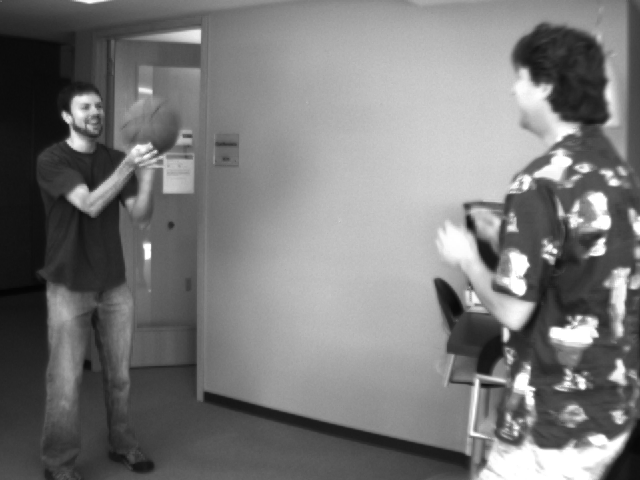
#> input picture Optical_Flow_chzy/basketball1.png, 640 x 480 px
$ python New_optical_flow_HS.py
#> lines starting #> are read from the running program, lines starting #| are printed output that depends on the picture
#> further down, image1 is the input picture: shape (480, 640); min 4, max 255, mean 120.3
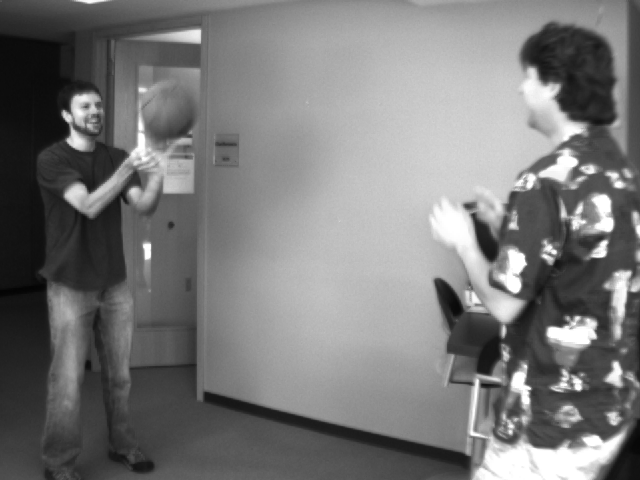
#> input picture Optical_Flow_chzy/basketball2.png, 640 x 480 px
#> further down, image2 is the input picture: shape (480, 640); min 4, max 255, mean 119.9
#> `img2_new = cv2.resize(image2, crop_size, interpolation = cv2.INTER_CUB..`:
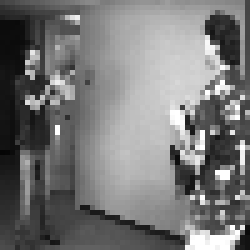
#> img2_new: shape (50, 50) (shown 5 times larger); min 5, max 255, mean 119.5
from scipy.signal import convolve2d
from pylab import *
import matplotlib.pyplot as plt
import cv2
import numpy as np
import scipy as sp
import scipy.sparse
from scipy.sparse.linalg import inv
from scipy.sparse.linalg import spsolve

#This is HS without iterations

# Function to return image and time derivatives Ix, Iy, It
def getGradients(Img1, Img2):

    n = len(Img1[0, :])  # width
#> n = 50
    m = len(Img1[:, 0])  # height
#> m = 50


    Gx = zeros((n,n))
    Gy = zeros((m,m))

    Gy[0, 0] = -1
    Gy[0, 1] = 1
    Gy[m-1,m-1]=1
    Gy[m - 1, m - 2] = -1
    Gx[0, 0] = -1
    Gx[1, 0] = 1
    Gx[n - 1, n - 1] = 1
    Gx[n - 2, n - 1] = -1

    for i in range(1,m-1):

          Gy[i,i-1] = -1
          Gy[i, i+1] = 1


    # the defination of Gx to compute the central difference in x direction.
    for i in range(1,n-1):

          Gx[i-1,i] = -1
          Gx[i+1, i] = 1
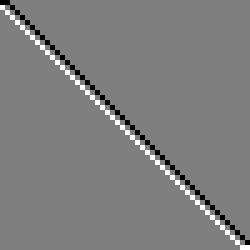
#> Gx: shape (50, 50) float64 (shown 5 times larger); min -1, max 1, mean 0; drawn with min black and max white

    Ix = np.dot(Img1,Gx)/2
    Iy = np.dot(Gy,Img1)/2


    # Time Derivative of image1 and image2
    It = Img1- Img2

    return Ix, Iy, It

def generateL (n):


    b1 = -2*np.ones((1,n))
    b1[0,0] =-1
    b1[0,n-1] =-1

    i = np.array(range(n)).flatten()
    print(b1.shape,i.shape)

    L0 = sp.sparse.coo_matrix((b1.flatten(), (i, i)), shape=(n, n))

    b2 = np.ones((1,n-1))
    i = np.array(range(n-1)).flatten()
    j = np.array(range(1,n)).flatten()
    L1 = sp.sparse.coo_matrix((b2.flatten(), (i, j)), shape=(n, n))

    b3 = np.ones((1, n - 1))
    L2 = sp.sparse.coo_matrix((b3.flatten(), (j, i)), shape=(n, n))

    L = L0 + L1 + L2

    return L


# Function to return the velocity vectors u and v using HornSchunck method with Laplace operator.
def HornSchunck(Img1, Img2,lam = 0.01):
    # lam is the regularization constant

    Ix, Iy, It = getGradients(Img1, Img2)


    J11 = Ix*Ix
    J22 = Iy*Iy
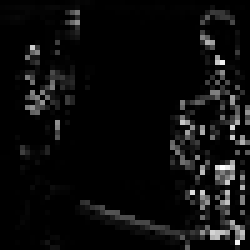
#> J22: shape (50, 50) float64 (shown 5 times larger); min 0, max 0.176, mean 0.00864; drawn with min black and max white
    J12 = Ix*Iy
    J21 = Iy*Ix
    J13 = Ix*It
    J23 = Iy*It
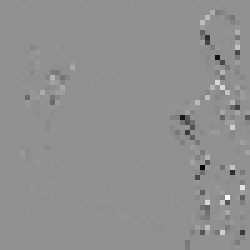
#> J23: shape (50, 50) float64 (shown 5 times larger); min -0.244, max 0.185, mean -0.00102; drawn with min black and max white


    n = len(Img1[0, :])  # width
#> n = 50
    m = len(Img1[:, 0])  # height
#> m = 50
    s = m * n  # total pixel number
#> s = 2500

    j11 = np.transpose(J11).flatten()
#> j11 = 2500 values, max 0.22 at index 2446, min 0 at index 4, mean 0.0117
    j22 = np.transpose(J22).flatten()
#> j22 = 2500 values, max 0.176 at index 2233, min 0 at index 8, mean 0.00864
    j12 = np.transpose(J12).flatten()
#> j12 = 2500 values, max 0.171 at index 2446, min -0.144 at index 1876, mean -0.000317
    j21 = np.transpose(J21).flatten()
#> j21 has the same summary as j12
    j13 = np.transpose(J13).flatten()
#> j13 = 2500 values, max 0.225 at index 2161, min -0.269 at index 2033, mean 0.00118
    j23 = np.transpose(J23).flatten()
#> j23 = 2500 values, max 0.185 at index 2289, min -0.244 at index 2033, mean -0.00102

    J11 = sp.sparse.spdiags(j11,0,s,s).tocsc()
    J22 = sp.sparse.spdiags(j22, 0, s, s).tocsc()
    J12 = sp.sparse.spdiags(j12, 0, s, s).tocsc()
    J21 = sp.sparse.spdiags(j21, 0, s, s).tocsc()

    T1 = generateL(n)
#| (1, 50) (50,)
    T2 = generateL(m)
#| (1, 50) (50,)


    coeff = (sp.sparse.kron(T1, sp.sparse.eye(m)) + sp.sparse.kron(sp.sparse.eye(n), T2)).tocsc()


    H1 = j13.reshape((s,1))
#> H1 has the same summary as j13
    H2 = j23.reshape((s,1))
#> H2 has the same summary as j23

    A11 = J11-lam*(coeff)
    A21 = J22-lam*(coeff)


    A1 = sp.sparse.hstack((J11-lam*(coeff),J12)).tocsc()
    A2 = sp.sparse.hstack((J21, J22-lam*(coeff))).tocsc()
    A = sp.sparse.vstack((A1,A2)).tocsc()
    H = -np.vstack((H1,H2))
#> H = 5000 values, max 0.269 at index 2033, min -0.225 at index 2161, mean -7.89e-05


    U = spsolve(A,H)
#> U = 5000 values, max 0.991 at index 4323, min -0.973 at index 2159, mean -0.0259

    #u, v = np.vsplit(U,2)

    u = np.reshape(U[0:s],(len(Img1[:, 0]), len(Img1[0, :])))
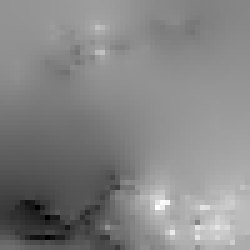
#> u: shape (50, 50) float64 (shown 5 times larger); min -0.973, max 0.654, mean -0.122; drawn with min black and max white
    v = np.reshape(U[s:2*s],(len(Img1[:, 0]), len(Img1[0, :])))
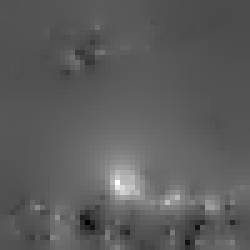
#> v: shape (50, 50) float64 (shown 5 times larger); min -0.456, max 0.991, mean 0.0706; drawn with min black and max white

    return u,v


# Function to plot the optical FLow using HornSchunck
def PlotOF(Img1, Img2):
    Img1 = np.round(Img1/255,4)
    Img2 = np.round(Img2/255,4)

    u, v = HornSchunck(Img1, Img2,0.1)

    # plotting the velocity vectors in the image2
    plt.imshow(Img2, cmap='gray')


    # tracking each pixel
    for i in range (u.shape[0]):
        for j in range (u.shape[1]):
                ax = plt.axes()
                ax.arrow(j, i, u[i, j], v[i, j],color='r')
    figure()
    plt.show()


crop_size = (50, 50)

image1 = cv2.imread('basketball1.png',0)
image2 = cv2.imread('basketball2.png',0)
img1_new = cv2.resize(image1, crop_size, interpolation = cv2.INTER_CUBIC)
img2_new = cv2.resize(image2, crop_size, interpolation = cv2.INTER_CUBIC)
#> (the run stopped early here; a loop or call above may not have finished)
